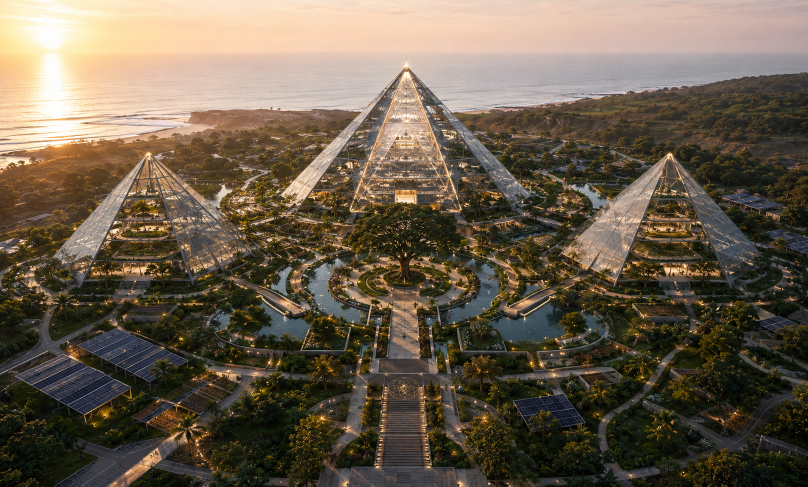
#> input picture L5Projects/img/Genesis.png, 1616 x 973 px (shown at 1/2 size)
$ python images.py ../../../L5Projects/img/Genesis.png
#> lines starting #> are read from the running program, lines starting #| are printed output that depends on the picture
#!/usr/bin/env python3
"""Optimize Free World imagery into dist/assets/img (webp, capped width)."""
import sys
from pathlib import Path
from PIL import Image

DIST = Path(sys.argv[1])
REPO = Path(__file__).resolve().parents[3]
IMG = REPO / 'L5Projects/img'
WEB_IMG = REPO / 'APP&WEB/website-v2.9/public/images'

# slug -> (render source, board source)
SOURCES = {
    'genesis-garden': ('Genesis.png', 'GenesisProject.png'),
    'dharma-temple': ('Dharma.png', 'DharmaProject.png'),
    'te-piko-ora': ('Piko.png', 'PikoProject.png'),
    'golden-republic-bohemia': ('Bohemia.jpg', 'BohemiaProjekt.jpg'),
    'bodhi-lanka': ('Lanka.jpg', 'LankaProject.jpg'),
    'lumi-nova-amerika': ('Lumi.png', 'Lumi project.png'),
}

def save_webp(im: Image.Image, out: Path, max_w: int, q: int):
    if im.width > max_w:
        im = im.resize((max_w, int(im.height * max_w / im.width)), Image.LANCZOS)
    out.parent.mkdir(parents=True, exist_ok=True)
    im.convert('RGB').save(out, 'WEBP', quality=q, method=6)
    print(f'  {out.relative_to(DIST)} {im.size}')

for slug, (render, board) in SOURCES.items():
    save_webp(Image.open(IMG / render), DIST / f'assets/img/{slug}/render.webp', 1400, 82)
#> in save_webp, `im = im.resize((max_w, int(im.height * max_w / im.width)), Image.LANCZ..`:
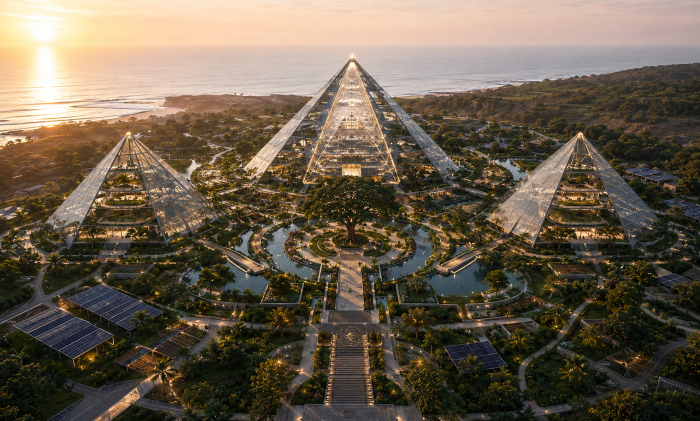
#> im: PIL image 1400x842 RGB (shown at 1/2 size); mean R, G, B 105.6, 93.4, 76.4
#|   assets/img/genesis-garden/render.webp (1400, 842)
    save_webp(Image.open(IMG / board), DIST / f'assets/img/{slug}/board.webp', 1600, 80)
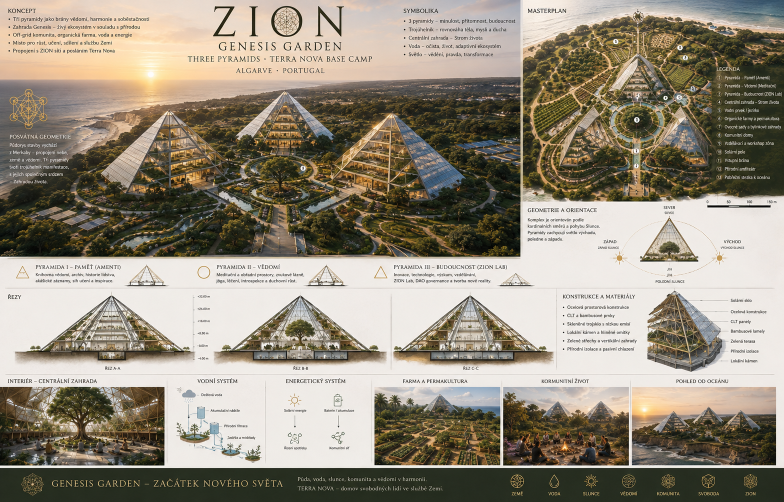
#> input picture L5Projects/img/GenesisProject.png, 1568 x 1003 px (shown at 1/2 size)
#> in save_webp, im is the input picture: PIL image 1568x1003 RGB; mean R, G, B 149.4, 141.1, 125.7
#|   assets/img/genesis-garden/board.webp (1568, 1003)
#> pass 2 of the loop `for slug, (render, board) in SOURCES.items():`:
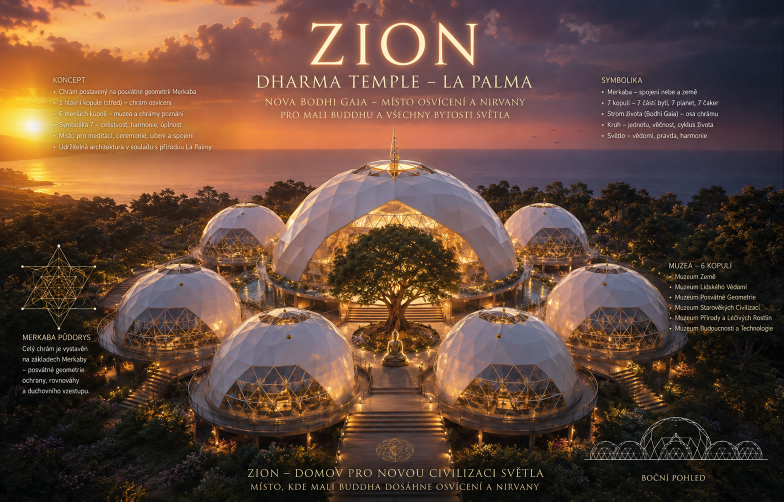
#> input picture L5Projects/img/Dharma.png, 1568 x 1003 px (shown at 1/2 size)
#> im: PIL image 1400x895 RGB
#|   assets/img/dharma-temple/render.webp (1400, 895)
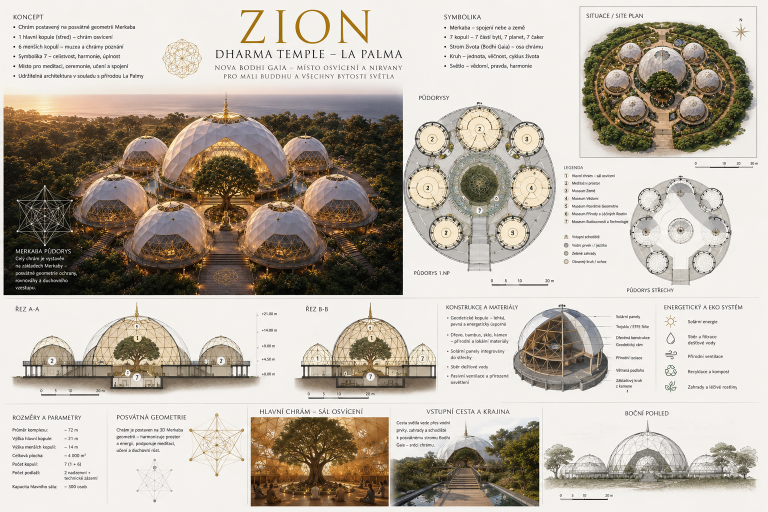
#> input picture L5Projects/img/DharmaProject.png, 1536 x 1024 px (shown at 1/2 size)
#> in save_webp, im is the input picture: PIL image 1536x1024 RGB; mean R, G, B 185.6, 177.5, 166.6
#|   assets/img/dharma-temple/board.webp (1536, 1024)
#> pass 3 of the loop `for slug, (render, board) in SOURCES.items():`:
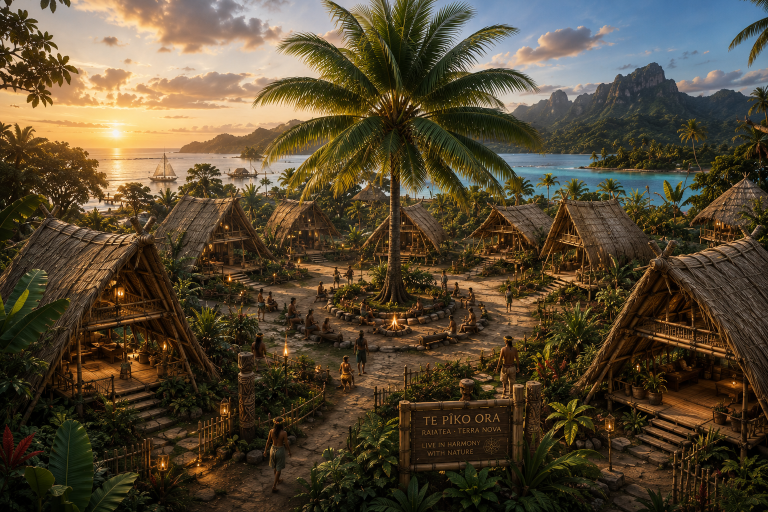
#> input picture L5Projects/img/Piko.png, 1536 x 1024 px (shown at 1/2 size)
#> in save_webp (call 5), `im = im.resize((max_w, int(im.height * max_w / im.width)), Image.LANCZ..`:
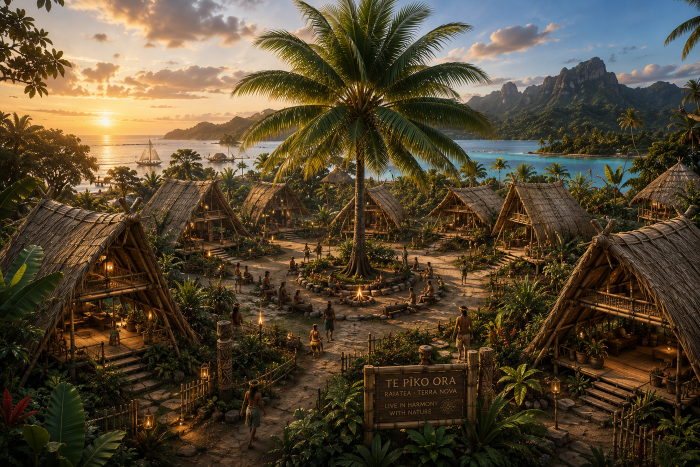
#> im: PIL image 1400x933 RGB (shown at 1/2 size); mean R, G, B 84.9, 72.1, 51.1
#|   assets/img/te-piko-ora/render.webp (1400, 933)
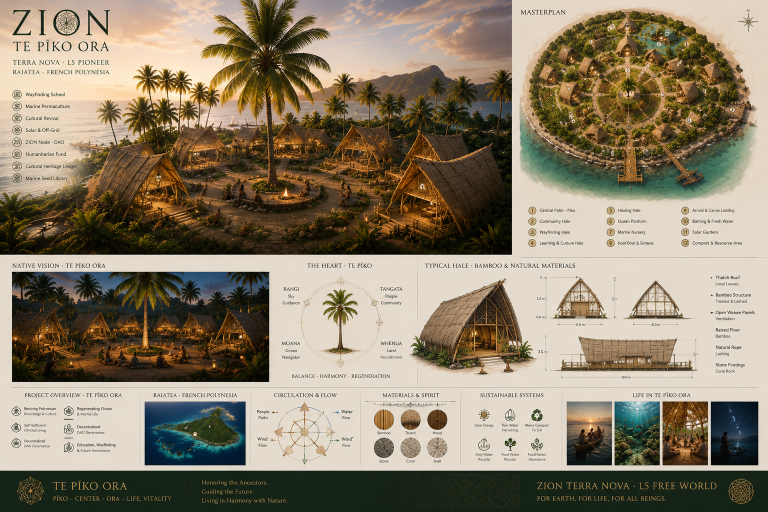
#> input picture L5Projects/img/PikoProject.png, 1536 x 1024 px (shown at 1/2 size)
#> in save_webp, im is the input picture: PIL image 1536x1024 RGB; mean R, G, B 140.1, 128.3, 107.6
#|   assets/img/te-piko-ora/board.webp (1536, 1024)
#> (the run stopped early here; a loop or call above may not have finished)
